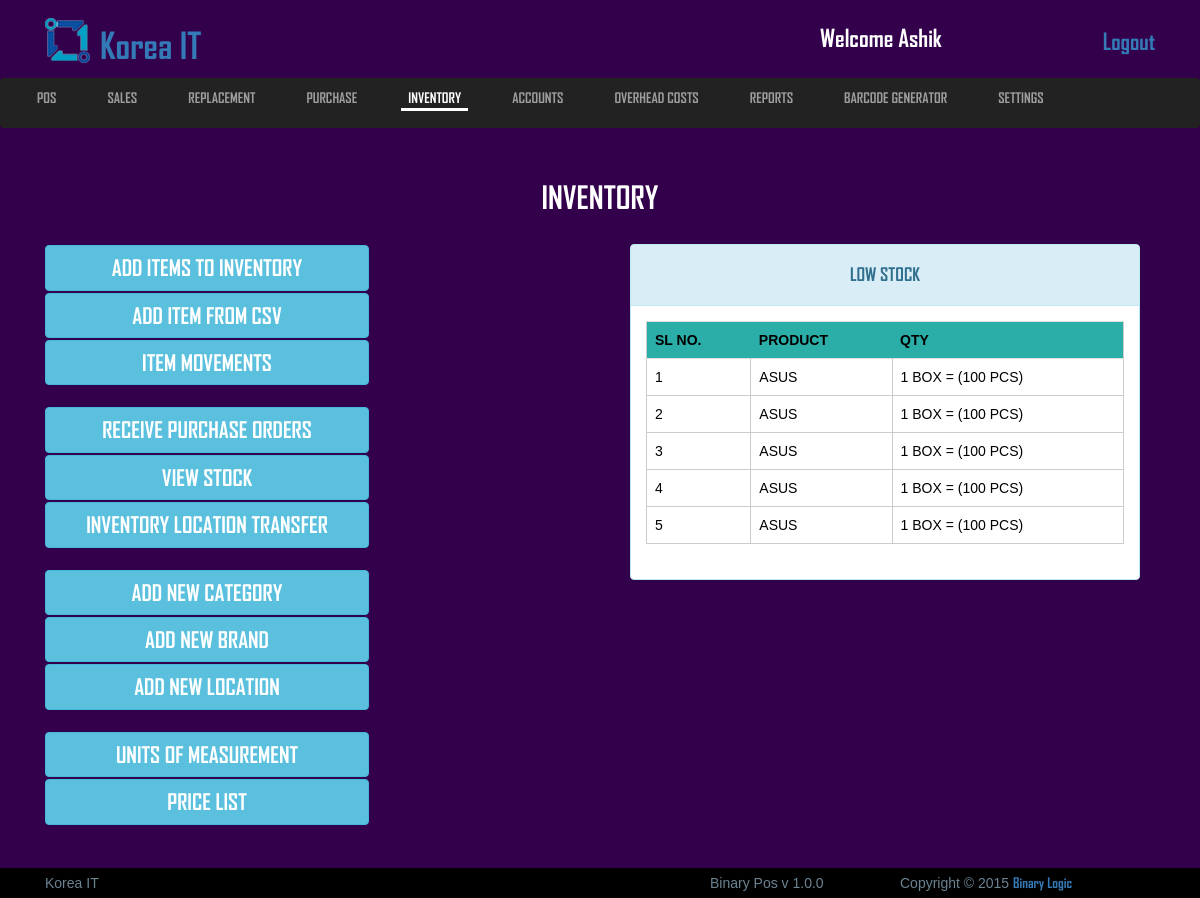
Screenshot of /view/inventory.php (signed in) with the database file from the repository.
### tables this page shows
CREATE TABLE `logo_section` (
  `id` int(11) NOT NULL,
  `image` varchar(255) NOT NULL,
  `name` varchar(100) NOT NULL
);

CREATE TABLE `inventory` (
  `sl_no` int(255) NOT NULL,
  `barcode` varchar(50) NOT NULL,
  `product_name` varchar(50) NOT NULL,
  `category` varchar(50) NOT NULL,
  `product_code` varchar(50) NOT NULL,
  `brand` varchar(50) DEFAULT NULL,
  `model` varchar(50) DEFAULT NULL,
  `specification` varchar(250) DEFAULT NULL,
  `uom` varchar(50) DEFAULT NULL,
  `purchase_cost_per_unit` varchar(100) NOT NULL,
  `sales_price_per_unit` varchar(100) NOT NULL,
  `warehouse_stock` varchar(25) NOT NULL,
  `shop_stock` varchar(25) NOT NULL,
  `total_stock` varchar(25) NOT NULL,
  `stock_value_on_purchase` varchar(100) NOT NULL,
  `stock_value` varchar(100) NOT NULL,
  `stock_value_on_sale` varchar(100) NOT NULL,
  `purchase_order_ref` varchar(100) NOT NULL,
  `added_by` varchar(50) DEFAULT NULL
);

### src/Model/Model.php (called while the page is built, shortened)
<?php
abstract class Model{
    public function __construct(){
        $this->connection = mysqli_connect("localhost","root","","pos");
    }
}

### src/Summary/Summary.php (called while the page is built, shortened)
<?php
class Summary extends Model{
  public function low_stock_summary(){
    $low_stock = array();
    $query = "SELECT * FROM `inventory` ORDER BY `total_stock` ASC LIMIT 5";
        $result = mysqli_query($this->connection,$query);
        while($row = mysqli_fetch_object($result)){
            $low_stock[] = $row;
        }
        return $low_stock;
  }
}

### view/inventory.php (the view, shortened to what this page needs)
	<?php include('includes/all_link_body.php'); ?>
<header class="header_section">
	<div class="container">
		<div class="row">
			<div class="col-md-12">
				<?php include('includes/header_top.php'); ?>
			</div>
		</div>
	</div>
	<?php include('includes/main_nav.php'); ?>
</header>
<section>
	<div class="container">
		<div class="row">
			<div class="col-md-12">
				<div class="sales_manager_content">
					<div class="sales_point">
					<h2>inventory</h2>
				</div>
					<div class="col-md-6">
						<div class="sales_manager_left">
							<ul>
								<li> <button class="btn btn-info" style="width:60%;margin: 1px 0;"><a href="add_items_to_inventory.php">add items to inventory</a> </button></li>
								<li><button class="btn btn-info" style="width:60%;margin: 1px 0;"><a href="add_item_from_csv.php">Add Item From CSV</a> </button></li>
								<li><button class="btn btn-info" style="width:60%;margin: 1px 0;"><a href="item_movements.php">item movements</a> </button></li>
								<br>
								<li><button class="btn btn-info" style="width:60%;margin: 1px 0;"><a href="receive_purchase_orders.php">receive purchase orders</a> </button></li>
								<li><button class="btn btn-info" style="width:60%;margin: 1px 0;"><a href="view_stock.php">view stock</a> </button></li>
								<li><button class="btn btn-info" style="width:60%;margin: 1px 0;"><a href="inventory_location_transfer.php">inventory location transfer</a> </button></li>
								<br>
								<li><button class="btn btn-info" style="width:60%;margin: 1px 0;"><a href="add_new_category.php">add new category</a> </button></li>
								<li><button class="btn btn-info" style="width:60%;margin: 1px 0;"><a href="add_new_brand.php">add new brand</a> </button></li>
								<li><button class="btn btn-info" style="width:60%;margin: 1px 0;"><a href="add_new_location.php">add new location</a> </button></li>
								<br>
								<li><button class="btn btn-info" style="width:60%;margin: 1px 0;"><a href="units_of_measurement.php">units of measurement</a> </button></li>
								<li><button class="btn btn-info" style="width:60%;margin: 1px 0;"><a href="price_list.php">price list</a> </button></li>
							</ul>
						</div>
					</div>
					<div class="col-md-6">
						<div class="sales_manager_right">
							<div class="col-md-12">
								<div class="low_stock">
									<div class="panel-group" id="accordion" role="tablist" aria-multiselectable="true">
									  <div class="panel panel-info no_margin">
									    <div class="panel-heading" role="tab" id="headingOne">
									      <h4 class="panel-title">
									        <a role="button" data-toggle="collapse" data-parent="#accordion" href="#collapseOne" aria-expanded="true" aria-controls="collapseOne">
									          <h4 style="text-align:center">low stock</h4>
									        </a>
									      </h4>
									    </div>
									    <div id="collapseOne" class="panel-collapse collapse in" role="tabpanel" aria-labelledby="headingOne">
									      <div class="panel-body">
									        <div class="table-responsive">
											  <table class="table">
											    <tr style="background: #2BAEA8;">
											    	<th>sl no.</th>
											    	<th>product</th>
											    	<th>qty</th>
											    </tr>
											    <?php
											    	$summary = new Summary;
											    	$low_stock = $summary->low_stock_summary();
											    	$sl=1;
											    	foreach ($low_stock as $stock) {
											    ?>
											    	<tr>
												    	<td><?php echo $sl++; ?></td>
												    	<td><?php echo $stock->product_name; ?></td>
												    	<td><?php echo $stock->total_stock." ".$stock->uom; ?></td>
												    </tr>
											    <?php
											    	}
											     ?>
											  </table>
											</div>
									      </div>
									    </div>
									  </div>
									</div>
								</div>
						</div>
					</div>
				</div>
			</div>
		</div>
	</div>
</section>
	<?php include('includes/footer.php'); ?>

### view/includes/header_top.php (shortened to what this page needs)
<?php include('config.php'); ?>
<div class="header_top">
	<div class="col-md-8">
		<?php
		 	$startement = $db->prepare("SELECT * FROM logo_section WHERE id=1");
		 	$startement->execute();
		 	$result = $startement->fetchAll(PDO::FETCH_ASSOC);
		 	foreach ($result as $row) {
		 		$image = $row['image'];
		 		$name = $row['name'];
		 	}
		  ?>
		<a href="#"><img src="uploads/logo/<?php echo $image; ?>" alt="logo"><h1> <?php echo $name; ?></h1></a>
	</div>
	<div class="col-md-4">
		<ul class="header_top_aside">
			<li><h3>welcome <?php if(isset($_SESSION["username"])){echo $_SESSION["username"];} ?></h3></li>
			<li style="float:right"><a href="index.php">Logout</a></li>
		</ul>
	</div>
</div>

### view/css/style.css (style rules this page uses)
* { margin: 0; padding: 0; }
body { background: #33004B;color: #fff;font-family: 'arial'; }
h1,h2,h3,h4,a { font-family: 'AGENCYB'; }
.no_margin { margin: 0; }
.panel-body { color: #000; }
.row { width: 100%; margin: 0 }
.container { padding: 0; }
.header_section .header_top { width: 100%;overflow: hidden; }
.header_section .header_top a { text-decoration: none; }
.header_section .header_top a img { margin-top: -30px; margin-right: 10px; }
.header_section .header_top a h1 { display: inline-block;margin-top: 20px; }
.header_section .header_top .header_top_aside { width: 100%;overflow: hidden; margin: 20px 0; }
.header_section .header_top .header_top_aside li { list-style: none;float: left;margin-left: 15px; }
.header_section .header_top .header_top_aside li h3 { margin: 0; }
.header_section .header_top .header_top_aside li a { text-decoration: none;font-size: 23px; }
.sales_point { width: 100%;overflow: hidden;margin-bottom: 20px; }
.sales_point h2 { text-align: center;text-transform: uppercase;font-size: 31px; }
.sales_manager_content { width: 100%;overflow: hidden;margin-bottom: 32px; }
.sales_manager_content .sales_manager_left ul { list-style: none; }
.sales_manager_content .sales_manager_left ul li a { text-decoration: none;font-size: 22px;text-transform: uppercase; color: #fff; }
.sales_manager_content .sales_manager_right { text-transform: uppercase; }
header { height: 20vh; }
.header_section { padding-top: 5px; }
.table { border:1px solid #ccc; }
td { border: 1px solid #ccc; }
table { width: 100%;overflow: hidden; }

### view/includes/header_top.php (style rules this page uses)
h3 { text-transform: capitalize; }
h1 { text-transform: capitalize; }
img { width: 45px;height: 45px; }

### rows the page displays
logo_section: image (picture), name "Korea IT"
inventory: product_name "ASUS", total_stock "1", uom "BOX = (100 PCS)"
inventory: product_name "ASUS", total_stock "1", uom "BOX = (100 PCS)"
inventory: product_name "ASUS", total_stock "1", uom "BOX = (100 PCS)"
inventory: product_name "ASUS", total_stock "1", uom "BOX = (100 PCS)"
inventory: product_name "ASUS", total_stock "1", uom "BOX = (100 PCS)"

### other values shown
$_SESSION["username"] "Ashik"
